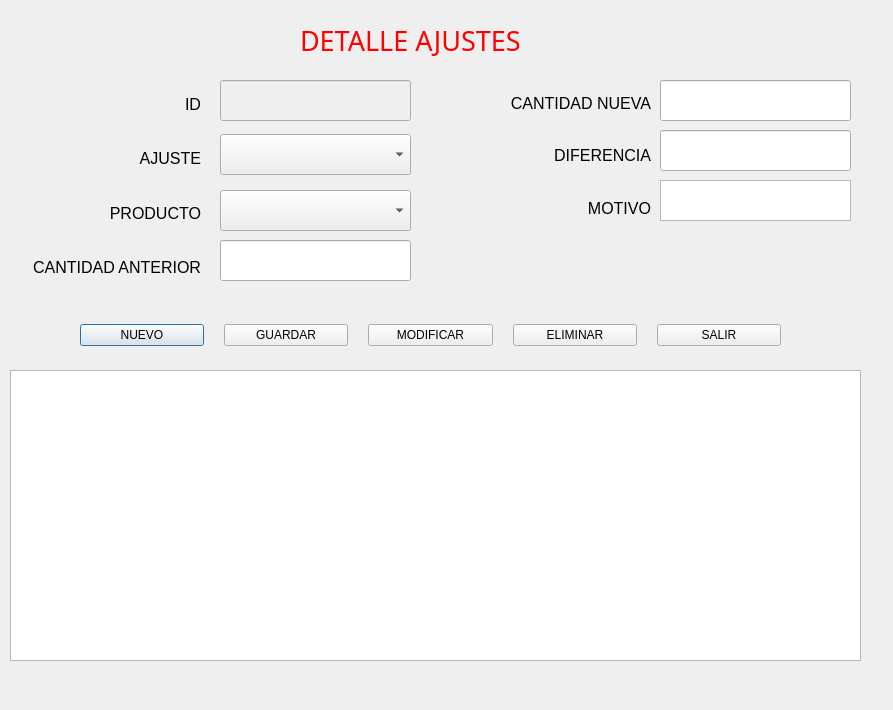
<?xml version="1.0" encoding="UTF-8"?>
<ui version="4.0">
 <class>Detalleajustes</class>
 <widget class="QDialog" name="Detalleajustes">
  <property name="geometry">
   <rect>
    <x>0</x>
    <y>0</y>
    <width>893</width>
    <height>710</height>
   </rect>
  </property>
  <property name="windowTitle">
   <string>Detalle Ajustes</string>
  </property>
  <widget class="QLineEdit" name="txtCantidadNueva">
   <property name="geometry">
    <rect>
     <x>660</x>
     <y>80</y>
     <width>191</width>
     <height>41</height>
    </rect>
   </property>
  </widget>
  <widget class="QWidget" name="layoutWidget">
   <property name="geometry">
    <rect>
     <x>10</x>
     <y>80</y>
     <width>191</width>
     <height>211</height>
    </rect>
   </property>
   <layout class="QVBoxLayout" name="_2">
    <item>
     <widget class="QLabel" name="labelID">
      <property name="font">
       <font>
        <family>Segoe UI</family>
        <pointsize>12</pointsize>
       </font>
      </property>
      <property name="text">
       <string>ID</string>
      </property>
      <property name="alignment">
       <set>Qt::AlignmentFlag::AlignRight|Qt::AlignmentFlag::AlignTrailing|Qt::AlignmentFlag::AlignVCenter</set>
      </property>
     </widget>
    </item>
    <item>
     <widget class="QLabel" name="labelAjuste">
      <property name="font">
       <font>
        <family>Segoe UI</family>
        <pointsize>12</pointsize>
       </font>
      </property>
      <property name="text">
       <string>AJUSTE</string>
      </property>
      <property name="alignment">
       <set>Qt::AlignmentFlag::AlignRight|Qt::AlignmentFlag::AlignTrailing|Qt::AlignmentFlag::AlignVCenter</set>
      </property>
     </widget>
    </item>
    <item>
     <widget class="QLabel" name="labelProducto">
      <property name="font">
       <font>
        <pointsize>12</pointsize>
       </font>
      </property>
      <property name="text">
       <string>PRODUCTO</string>
      </property>
      <property name="alignment">
       <set>Qt::AlignmentFlag::AlignRight|Qt::AlignmentFlag::AlignTrailing|Qt::AlignmentFlag::AlignVCenter</set>
      </property>
     </widget>
    </item>
    <item>
     <widget class="QLabel" name="labelCantidadAnterior">
      <property name="font">
       <font>
        <pointsize>12</pointsize>
       </font>
      </property>
      <property name="text">
       <string>CANTIDAD ANTERIOR</string>
      </property>
      <property name="alignment">
       <set>Qt::AlignmentFlag::AlignRight|Qt::AlignmentFlag::AlignTrailing|Qt::AlignmentFlag::AlignVCenter</set>
      </property>
     </widget>
    </item>
   </layout>
  </widget>
  <widget class="QWidget" name="layoutWidget_2">
   <property name="geometry">
    <rect>
     <x>80</x>
     <y>320</y>
     <width>701</width>
     <height>31</height>
    </rect>
   </property>
   <layout class="QHBoxLayout" name="horizontalLayout">
    <property name="spacing">
     <number>20</number>
    </property>
    <item>
     <widget class="QPushButton" name="btnNuevo">
      <property name="text">
       <string>NUEVO</string>
      </property>
      <property name="icon">
       <iconset theme="QIcon::ThemeIcon::FolderNew"/>
      </property>
      <property name="iconSize">
       <size>
        <width>30</width>
        <height>20</height>
       </size>
      </property>
     </widget>
    </item>
    <item>
     <widget class="QPushButton" name="btnGuardar">
      <property name="text">
       <string>GUARDAR</string>
      </property>
      <property name="icon">
       <iconset theme="QIcon::ThemeIcon::DocumentSave"/>
      </property>
      <property name="iconSize">
       <size>
        <width>30</width>
        <height>20</height>
       </size>
      </property>
     </widget>
    </item>
    <item>
     <widget class="QPushButton" name="btnModificar">
      <property name="text">
       <string>MODIFICAR</string>
      </property>
      <property name="icon">
       <iconset theme="QIcon::ThemeIcon::MailMessageNew"/>
      </property>
      <property name="iconSize">
       <size>
        <width>30</width>
        <height>20</height>
       </size>
      </property>
     </widget>
    </item>
    <item>
     <widget class="QPushButton" name="btnEliminar">
      <property name="text">
       <string>ELIMINAR</string>
      </property>
      <property name="icon">
       <iconset theme="QIcon::ThemeIcon::ApplicationExit"/>
      </property>
      <property name="iconSize">
       <size>
        <width>30</width>
        <height>20</height>
       </size>
      </property>
     </widget>
    </item>
    <item>
     <widget class="QPushButton" name="btnSalir">
      <property name="text">
       <string>SALIR</string>
      </property>
      <property name="icon">
       <iconset theme="QIcon::ThemeIcon::SystemLogOut"/>
      </property>
      <property name="iconSize">
       <size>
        <width>30</width>
        <height>20</height>
       </size>
      </property>
     </widget>
    </item>
   </layout>
  </widget>
  <widget class="QLabel" name="label">
   <property name="geometry">
    <rect>
     <x>300</x>
     <y>20</y>
     <width>261</width>
     <height>41</height>
    </rect>
   </property>
   <property name="font">
    <font>
     <family>MV Boli</family>
     <pointsize>20</pointsize>
     <underline>false</underline>
    </font>
   </property>
   <property name="styleSheet">
    <string notr="true">color: rgb(255, 0, 0);</string>
   </property>
   <property name="text">
    <string>DETALLE AJUSTES</string>
   </property>
   <property name="textFormat">
    <enum>Qt::TextFormat::AutoText</enum>
   </property>
  </widget>
  <widget class="QLineEdit" name="txtDiferencia">
   <property name="geometry">
    <rect>
     <x>660</x>
     <y>130</y>
     <width>191</width>
     <height>41</height>
    </rect>
   </property>
  </widget>
  <widget class="QWidget" name="layoutWidget_3">
   <property name="geometry">
    <rect>
     <x>430</x>
     <y>80</y>
     <width>221</width>
     <height>151</height>
    </rect>
   </property>
   <layout class="QVBoxLayout" name="_3">
    <item>
     <widget class="QLabel" name="labelCantidadNueva">
      <property name="font">
       <font>
        <pointsize>12</pointsize>
       </font>
      </property>
      <property name="text">
       <string>CANTIDAD NUEVA</string>
      </property>
      <property name="alignment">
       <set>Qt::AlignmentFlag::AlignRight|Qt::AlignmentFlag::AlignTrailing|Qt::AlignmentFlag::AlignVCenter</set>
      </property>
     </widget>
    </item>
    <item>
     <widget class="QLabel" name="labelDiferencia">
      <property name="font">
       <font>
        <family>Segoe UI</family>
        <pointsize>12</pointsize>
       </font>
      </property>
      <property name="text">
       <string>DIFERENCIA</string>
      </property>
      <property name="alignment">
       <set>Qt::AlignmentFlag::AlignRight|Qt::AlignmentFlag::AlignTrailing|Qt::AlignmentFlag::AlignVCenter</set>
      </property>
     </widget>
    </item>
    <item>
     <widget class="QLabel" name="labelMotivo">
      <property name="font">
       <font>
        <family>Segoe UI</family>
        <pointsize>12</pointsize>
       </font>
      </property>
      <property name="text">
       <string>MOTIVO</string>
      </property>
      <property name="alignment">
       <set>Qt::AlignmentFlag::AlignRight|Qt::AlignmentFlag::AlignTrailing|Qt::AlignmentFlag::AlignVCenter</set>
      </property>
     </widget>
    </item>
   </layout>
  </widget>
  <widget class="QTableView" name="tablaDetallesAjuste">
   <property name="geometry">
    <rect>
     <x>10</x>
     <y>370</y>
     <width>851</width>
     <height>291</height>
    </rect>
   </property>
  </widget>
  <widget class="QComboBox" name="cbAjuste">
   <property name="geometry">
    <rect>
     <x>220</x>
     <y>134</y>
     <width>191</width>
     <height>41</height>
    </rect>
   </property>
  </widget>
  <widget class="QLineEdit" name="txtID">
   <property name="enabled">
    <bool>false</bool>
   </property>
   <property name="geometry">
    <rect>
     <x>220</x>
     <y>80</y>
     <width>191</width>
     <height>41</height>
    </rect>
   </property>
  </widget>
  <widget class="QLineEdit" name="txtCantidadAnterior">
   <property name="geometry">
    <rect>
     <x>220</x>
     <y>240</y>
     <width>191</width>
     <height>41</height>
    </rect>
   </property>
  </widget>
  <widget class="QComboBox" name="cbProducto">
   <property name="geometry">
    <rect>
     <x>220</x>
     <y>190</y>
     <width>191</width>
     <height>41</height>
    </rect>
   </property>
  </widget>
  <widget class="QTextEdit" name="txtMotivo">
   <property name="geometry">
    <rect>
     <x>660</x>
     <y>180</y>
     <width>191</width>
     <height>41</height>
    </rect>
   </property>
  </widget>
 </widget>
 <resources/>
 <connections/>
</ui>
